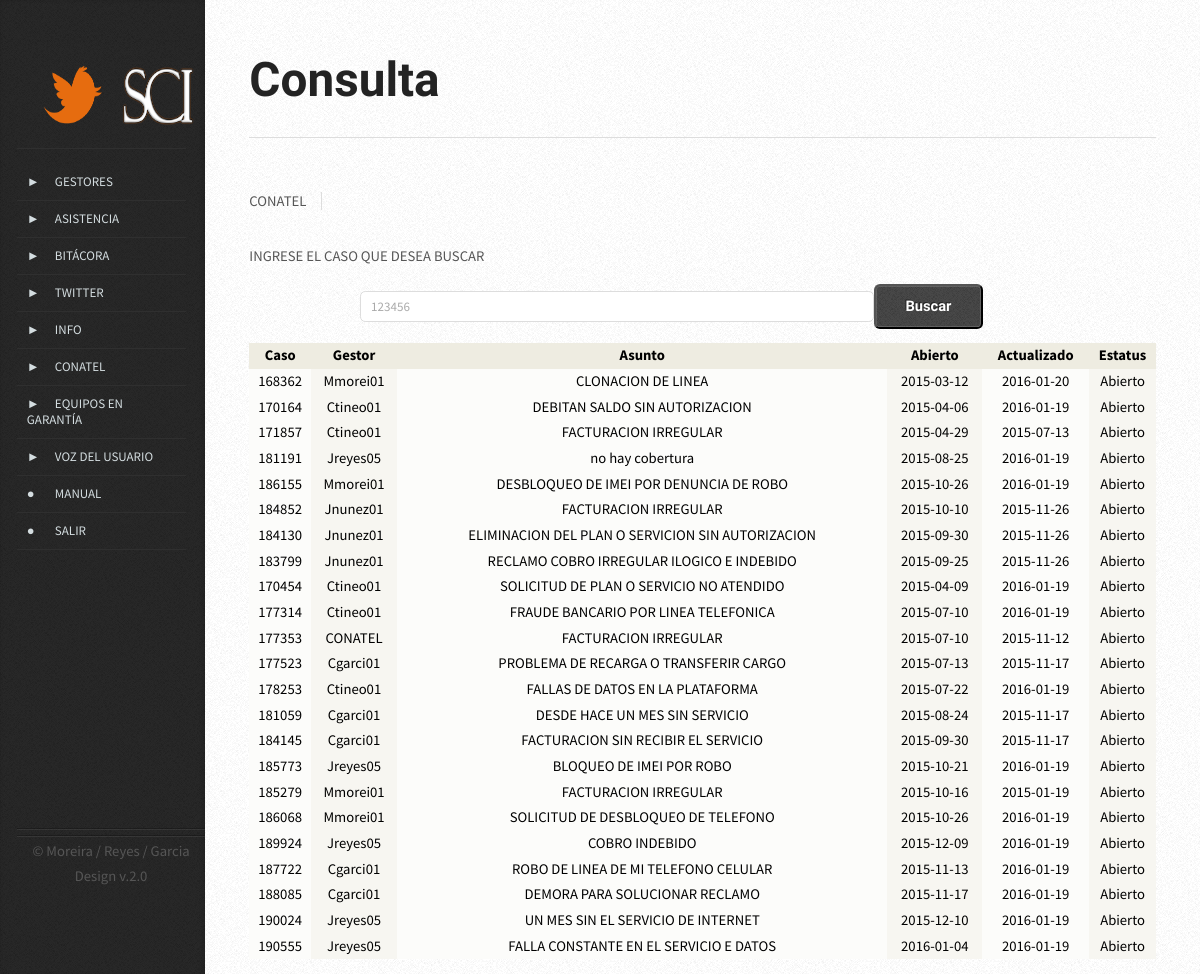
The app's page /vista/consulta_conatel.php (signed in) with its own data.
### tables this page shows
CREATE TABLE `conatel` (
  `con_id` smallint(5) unsigned NOT NULL AUTO_INCREMENT,
  `con_numcas` varchar(20) DEFAULT NULL,
  `con_gestor` varchar(20) DEFAULT NULL,
  `con_fechac` date DEFAULT NULL,
  `con_nomusu` varchar(200) DEFAULT NULL,
  `con_numov` varchar(10) DEFAULT NULL,
  `con_numcontac` varchar(10) DEFAULT NULL,
  `con_estado` varchar(200) DEFAULT NULL,
  `con_obserusu` varchar(2000) DEFAULT NULL,
  `con_feulac` date DEFAULT NULL,
  `con_asun` varchar(200) DEFAULT NULL,
  `con_obserges` varchar(2000) DEFAULT NULL,
  `con_estatus` varchar(20) DEFAULT NULL,
  `con_tipocas` text NOT NULL,
  PRIMARY KEY (`con_id`),
  UNIQUE KEY `con_numcas` (`con_numcas`)
);

### modelo/mod_conatel.php (called while the page is built, shortened)
<?php
class conatel{
	public function obtener($mysqlconn){
		$query= "SELECT * FROM conatel where con_estatus='Abierto'";
		$consulta= mysqli_query($mysqlconn, $query) or die ("Consulta Errónea: ".mysqli_error($mysqlconn));
		if($consulta){
			return ($consulta);
			}
		}
}
?>

### controlador/listar_conatel.php (the view, shortened to what this page needs)
<?php
		$conexion = new Connex();
		$mysqlconn= $conexion->conectar();
					require("../modelo/mod_conatel.php");
					$consulta= new conatel();
					$listar=$consulta-> obtener ($mysqlconn);
					if(mysqli_num_rows($listar)>0){
					?>
<table width="580px" border="1" align="left" id="listado">
					<thead>
      <tr>
              <th align="right" bgcolor="#eeece1"><div align="center" class="style2">Caso</div></th>
              <th align="right" bgcolor="#eeece1"><div align="center" class="style2">Gestor</div></th>
              <th align="right" bgcolor="#eeece1"><div align="center" class="style2">Asunto</div></th>
              <th align="right" bgcolor="#eeece1"><div align="center" class="style2">Abierto</div></th>
              <th align="right" bgcolor="#eeece1"><div align="center" class="style2">Actualizado</div></th>
              <th align="right" bgcolor="#eeece1"><div align="center" class="style2">Estatus</div></th>
      </tr>
 </thead>
         <?php
                 for($i=0; $i<mysqli_num_rows($listar); $i++){
                 $row= mysqli_fetch_array($listar, MYSQLI_ASSOC);
                 $con_numcas=$row["con_numcas"];
                 $con_gestor=$row["con_gestor"];
                 $con_asun=$row["con_asun"];
                 $con_fechac=$row["con_fechac"];
                 $con_feulac=$row["con_feulac"];
                 $con_estatus=$row["con_estatus"];
        ?>
       <tr>
             <td bgcolor="#fcfcfa"><div align="center" class="style5"><?php echo $con_numcas;?> </div>
             <td bgcolor="#f7f6f1"><div align="center" class="style5"><?php echo $con_gestor;?> </div>
             <td bgcolor="#fcfcfa"><div align="center" class="style5"><?php echo $con_asun;?> </div>
             <td bgcolor="#f7f6f1"><div align="center" class="style5"><?php echo $con_fechac;?> </div>
             <td bgcolor="#fcfcfa"><div align="center" class="style5"><?php echo $con_feulac;?> </div>
             <td bgcolor="#f7f6f1"><div align="center" class="style5"><?php echo $con_estatus;?> </div>
      </tr>
<?php }?>
</table>
<?php }?>

### vista/css/style.css (style rules this page uses)
body { background-color: #e8e8e8; background-image: url('images/bg02.png'); }
body,input,textarea,select { font-family: 'Source Sans Pro', sans-serif; font-weight: 400; color: #565656; }
p, ul, ol, dl, table { margin-bottom: 1em; }
table { width: 100%; height: 2%; }

### vista/css/style-desktop.css (style rules this page uses)
body { height: 100%; }
body,input,textarea,select { line-height: 1.75em; }

### vista/css/style-narrow.css (style rules this page uses)
body { min-width: 1000px; }
body,input,textarea,select { font-size: 11pt; }

### controlador/listar_conatel.php (style rules this page uses)
.style5 { color: #000000 }

### records on screen
conatel: con_numcas "168362", con_gestor "Mmorei01", con_asun "CLONACION DE LINEA", con_fechac "2015-03-12", con_feulac "2016-01-20", con_estatus "Abierto"
conatel: con_numcas "170164", con_gestor "Ctineo01", con_asun "DEBITAN SALDO SIN AUTORIZACION", con_fechac "2015-04-06", con_feulac "2016-01-19", con_estatus "Abierto"
conatel: con_numcas "171857", con_gestor "Ctineo01", con_asun "FACTURACION IRREGULAR", con_fechac "2015-04-29", con_feulac "2015-07-13", con_estatus "Abierto"
conatel: con_numcas "181191", con_gestor "Jreyes05", con_asun "no hay cobertura", con_fechac "2015-08-25", con_feulac "2016-01-19", con_estatus "Abierto"
conatel: con_numcas "186155", con_gestor "Mmorei01", con_asun "DESBLOQUEO DE IMEI POR DENUNCIA DE ROBO", con_fechac "2015-10-26", con_feulac "2016-01-19", con_estatus "Abierto"
conatel: con_numcas "184852", con_gestor "Jnunez01", con_asun "FACTURACION IRREGULAR", con_fechac "2015-10-10", con_feulac "2015-11-26", con_estatus "Abierto"
conatel: con_numcas "184130", con_gestor "Jnunez01", con_asun "ELIMINACION DEL PLAN O SERVICION SIN AUTORIZACION", con_fechac "2015-09-30", con_feulac "2015-11-26", con_estatus "Abierto"
conatel: con_numcas "183799", con_gestor "Jnunez01", con_asun "RECLAMO COBRO IRREGULAR ILOGICO E INDEBIDO", con_fechac "2015-09-25", con_feulac "2015-11-26", con_estatus "Abierto"
conatel: con_numcas "170454", con_gestor "Ctineo01", con_asun "SOLICITUD DE PLAN O SERVICIO NO ATENDIDO", con_fechac "2015-04-09", con_feulac "2016-01-19", con_estatus "Abierto"
conatel: con_numcas "177314", con_gestor "Ctineo01", con_asun "FRAUDE BANCARIO POR LINEA TELEFONICA", con_fechac "2015-07-10", con_feulac "2016-01-19", con_estatus "Abierto"
conatel: con_numcas "177353", con_gestor "CONATEL", con_asun "FACTURACION IRREGULAR", con_fechac "2015-07-10", con_feulac "2015-11-12", con_estatus "Abierto"
conatel: con_numcas "177523", con_gestor "Cgarci01", con_asun "PROBLEMA DE RECARGA O TRANSFERIR CARGO", con_fechac "2015-07-13", con_feulac "2015-11-17", con_estatus "Abierto"
conatel: con_numcas "178253", con_gestor "Ctineo01", con_asun "FALLAS DE DATOS EN LA PLATAFORMA", con_fechac "2015-07-22", con_feulac "2016-01-19", con_estatus "Abierto"
conatel: con_numcas "181059", con_gestor "Cgarci01", con_asun "DESDE HACE UN MES SIN SERVICIO", con_fechac "2015-08-24", con_feulac "2015-11-17", con_estatus "Abierto"
conatel: con_numcas "184145", con_gestor "Cgarci01", con_asun "FACTURACION SIN RECIBIR EL SERVICIO", con_fechac "2015-09-30", con_feulac "2015-11-17", con_estatus "Abierto"
conatel: con_numcas "185773", con_gestor "Jreyes05", con_asun "BLOQUEO DE IMEI POR ROBO", con_fechac "2015-10-21", con_feulac "2016-01-19", con_estatus "Abierto"
conatel: con_numcas "185279", con_gestor "Mmorei01", con_asun "FACTURACION IRREGULAR", con_fechac "2015-10-16", con_feulac "2015-01-19", con_estatus "Abierto"
conatel: con_numcas "186068", con_gestor "Mmorei01", con_asun "SOLICITUD DE DESBLOQUEO DE TELEFONO", con_fechac "2015-10-26", con_feulac "2016-01-19", con_estatus "Abierto"
conatel: con_numcas "189924", con_gestor "Jreyes05", con_asun "COBRO INDEBIDO", con_fechac "2015-12-09", con_feulac "2016-01-19", con_estatus "Abierto"
conatel: con_numcas "187722", con_gestor "Cgarci01", con_asun "ROBO DE LINEA DE MI TELEFONO CELULAR", con_fechac "2015-11-13", con_feulac "2016-01-19", con_estatus "Abierto"
conatel: con_numcas "188085", con_gestor "Cgarci01", con_asun "DEMORA PARA SOLUCIONAR RECLAMO", con_fechac "2015-11-17", con_feulac "2016-01-19", con_estatus "Abierto"
conatel: con_numcas "190024", con_gestor "Jreyes05", con_asun "UN MES SIN EL SERVICIO DE INTERNET", con_fechac "2015-12-10", con_feulac "2016-01-19", con_estatus "Abierto"
conatel: con_numcas "190555", con_gestor "Jreyes05", con_asun "FALLA CONSTANTE EN EL SERVICIO E DATOS", con_fechac "2016-01-04", con_feulac "2016-01-19", con_estatus "Abierto"
